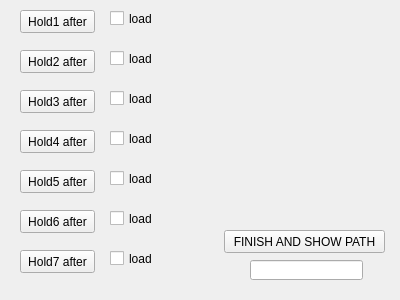
<?xml version="1.0" encoding="UTF-8"?>
<ui version="4.0">
 <class>Form</class>
 <widget class="QWidget" name="Form">
  <property name="geometry">
   <rect>
    <x>0</x>
    <y>0</y>
    <width>400</width>
    <height>300</height>
   </rect>
  </property>
  <property name="windowTitle">
   <string>Form</string>
  </property>
  <widget class="QPushButton" name="pushButton">
   <property name="geometry">
    <rect>
     <x>20</x>
     <y>10</y>
     <width>75</width>
     <height>23</height>
    </rect>
   </property>
   <property name="text">
    <string>Hold1 after</string>
   </property>
   <property name="checkable">
    <bool>false</bool>
   </property>
   <property name="checked">
    <bool>false</bool>
   </property>
  </widget>
  <widget class="QPushButton" name="pushButton_2">
   <property name="geometry">
    <rect>
     <x>20</x>
     <y>50</y>
     <width>75</width>
     <height>23</height>
    </rect>
   </property>
   <property name="text">
    <string>Hold2 after</string>
   </property>
  </widget>
  <widget class="QPushButton" name="pushButton_3">
   <property name="geometry">
    <rect>
     <x>20</x>
     <y>90</y>
     <width>75</width>
     <height>23</height>
    </rect>
   </property>
   <property name="text">
    <string>Hold3 after</string>
   </property>
  </widget>
  <widget class="QPushButton" name="pushButton_4">
   <property name="geometry">
    <rect>
     <x>20</x>
     <y>130</y>
     <width>75</width>
     <height>23</height>
    </rect>
   </property>
   <property name="text">
    <string>Hold4 after</string>
   </property>
  </widget>
  <widget class="QPushButton" name="pushButton_5">
   <property name="geometry">
    <rect>
     <x>20</x>
     <y>170</y>
     <width>75</width>
     <height>23</height>
    </rect>
   </property>
   <property name="text">
    <string>Hold5 after</string>
   </property>
  </widget>
  <widget class="QPushButton" name="pushButton_6">
   <property name="geometry">
    <rect>
     <x>20</x>
     <y>210</y>
     <width>75</width>
     <height>23</height>
    </rect>
   </property>
   <property name="text">
    <string>Hold6 after</string>
   </property>
  </widget>
  <widget class="QPushButton" name="pushButton_7">
   <property name="geometry">
    <rect>
     <x>20</x>
     <y>250</y>
     <width>75</width>
     <height>23</height>
    </rect>
   </property>
   <property name="text">
    <string>Hold7 after</string>
   </property>
  </widget>
  <widget class="QPushButton" name="pushButton_8">
   <property name="geometry">
    <rect>
     <x>224</x>
     <y>230</y>
     <width>161</width>
     <height>23</height>
    </rect>
   </property>
   <property name="text">
    <string>FINISH AND SHOW PATH</string>
   </property>
  </widget>
  <widget class="QCheckBox" name="checkBox">
   <property name="geometry">
    <rect>
     <x>110</x>
     <y>10</y>
     <width>70</width>
     <height>17</height>
    </rect>
   </property>
   <property name="text">
    <string>load</string>
   </property>
  </widget>
  <widget class="QCheckBox" name="checkBox_2">
   <property name="geometry">
    <rect>
     <x>110</x>
     <y>50</y>
     <width>70</width>
     <height>17</height>
    </rect>
   </property>
   <property name="text">
    <string>load</string>
   </property>
  </widget>
  <widget class="QCheckBox" name="checkBox_3">
   <property name="geometry">
    <rect>
     <x>110</x>
     <y>90</y>
     <width>70</width>
     <height>17</height>
    </rect>
   </property>
   <property name="text">
    <string>load</string>
   </property>
  </widget>
  <widget class="QCheckBox" name="checkBox_4">
   <property name="geometry">
    <rect>
     <x>110</x>
     <y>130</y>
     <width>70</width>
     <height>17</height>
    </rect>
   </property>
   <property name="text">
    <string>load</string>
   </property>
  </widget>
  <widget class="QCheckBox" name="checkBox_5">
   <property name="geometry">
    <rect>
     <x>110</x>
     <y>170</y>
     <width>70</width>
     <height>17</height>
    </rect>
   </property>
   <property name="text">
    <string>load</string>
   </property>
  </widget>
  <widget class="QCheckBox" name="checkBox_6">
   <property name="geometry">
    <rect>
     <x>110</x>
     <y>210</y>
     <width>70</width>
     <height>17</height>
    </rect>
   </property>
   <property name="text">
    <string>load</string>
   </property>
  </widget>
  <widget class="QCheckBox" name="checkBox_7">
   <property name="geometry">
    <rect>
     <x>110</x>
     <y>250</y>
     <width>70</width>
     <height>17</height>
    </rect>
   </property>
   <property name="text">
    <string>load</string>
   </property>
  </widget>
  <widget class="QLineEdit" name="lineEdit">
   <property name="geometry">
    <rect>
     <x>250</x>
     <y>260</y>
     <width>113</width>
     <height>20</height>
    </rect>
   </property>
  </widget>
 </widget>
 <resources/>
 <connections/>
</ui>
